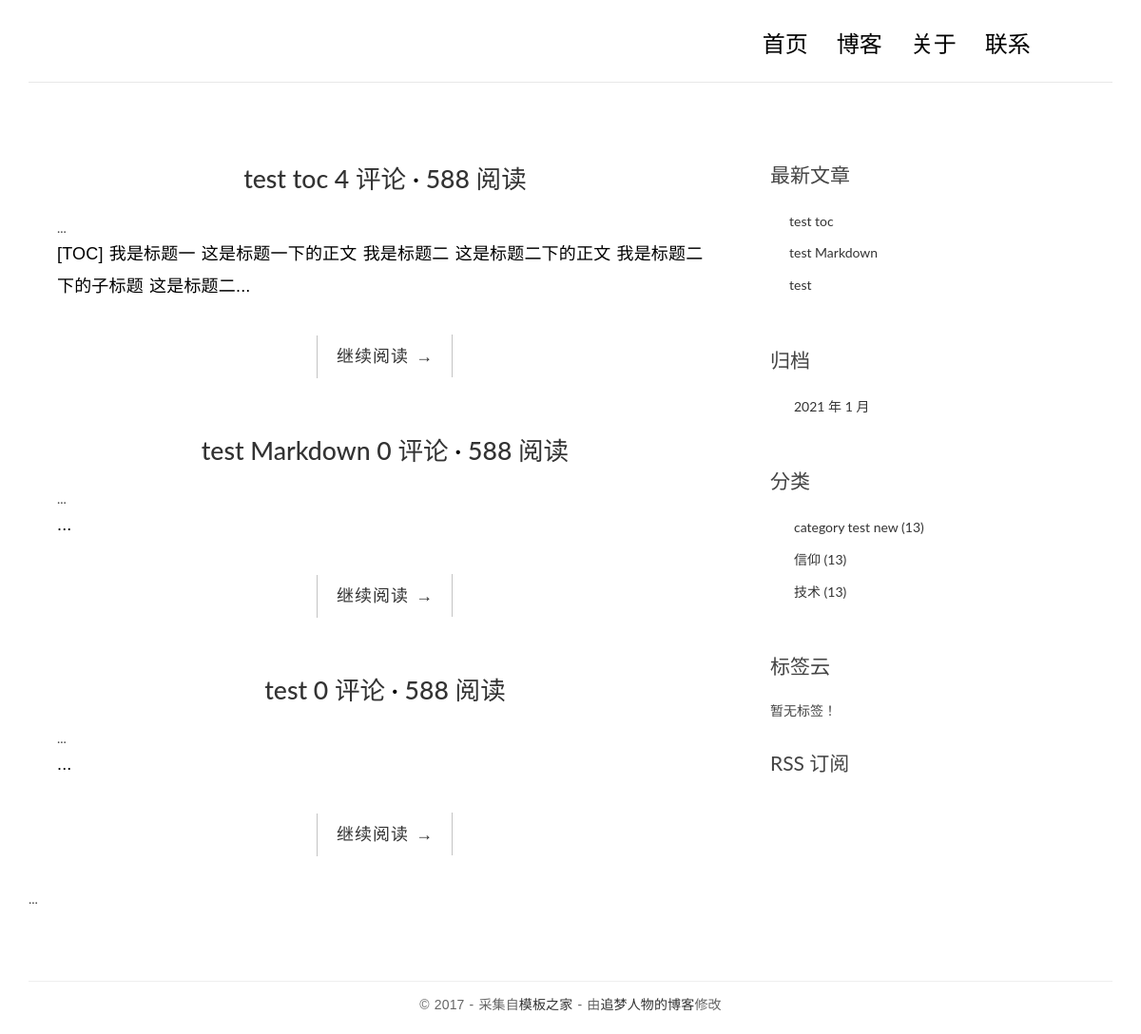
The page /categories/1/ on the database its author committed.
### blog/models.py (models this page shows, shortened)
class Post(models.Model):
    title = models.CharField('标题', max_length=70)
    body = models.TextField('正文')
    created_time = models.DateTimeField('创建时间', default=timezone.now)
    modified_time = models.DateTimeField('修改时间')
    excerpt = models.CharField('摘要', max_length=200, blank=True)
    category = models.ForeignKey(Category, verbose_name='分类', on_delete=models.CASCADE)
    tags = models.ManyToManyField(Tag, verbose_name='标签', blank=True)
    author = models.ForeignKey(User, verbose_name='作者', on_delete=models.CASCADE)
    class Meta:
        verbose_name = '文章'
        verbose_name_plural = verbose_name
        ordering = ['-created_time']
    def get_absolute_url(self):
        return reverse('blog:detail', kwargs={'pk': self.pk})

class Category(models.Model):
    name = models.CharField(max_length=100)
    class Meta:
        verbose_name = '分类'
        verbose_name_plural = verbose_name

### blog/views.py (the view)
# urls.py: path('categories/<int:pk>/', views.category, name='category'),
def category(request, pk):
    cate = get_object_or_404(Category, pk=pk)
    post_list = Post.objects.filter(category=cate).order_by('-created_time')
    return render(request, 'blog/index.html', context={'post_list': post_list})

### blog/templatetags/blog_extras.py (called while the page is built)
@register.inclusion_tag('blog/inclusions/_recent_posts.html', takes_context=True)
def show_recent_posts(context, num=5):
    return {
        'recent_post_list': Post.objects.all().order_by('-created_time')
    }

@register.inclusion_tag('blog/inclusions/_archives.html', takes_context=True)
def show_archives(context):
    return {
        'date_list': Post.objects.dates('created_time', 'month', order='DESC'),
    }

@register.inclusion_tag('blog/inclusions/_categories.html', takes_context=True)
def show_categories(context):
    return {
        'category_list': Category.objects.all(),
    }

@register.inclusion_tag('blog/inclusions/_tags.html', takes_context=True)
def show_tags(context):
    return {
        'tag_list': Tag.objects.all(),
    }

### templates/blog/index.html
{% extends 'base.html' %}
{% block main %}
    {% for post in post_list %}
        <article class="post post-{{ post.pk }}">
            <header class="entry-header">
                <h1 class="entry-title">
                    <a href="{{ post.get_absolute_url }}">{{ post.title }}</a>
                    <span class="comments-link"><a href="#comment-area">{{ post.comment_set.count }} 评论</a></span>
                    <span class="views-count"><a href="#">588 阅读</a></span>
                </h1>
                ...
            </header>
            <div class="entry-content clearfix">
                <p>{{ post.excerpt }}...</p>
                <div class="read-more cl-effect-14">
                    <a href="{{ post.get_absolute_url }}" class="more-link">继续阅读 <span class="meta-nav">→</span></a>
                </div>
            </div>
        </article>
    {% empty %}
        <div class="no-post">暂时还没有发布的文章！</div>
    {% endfor %}
    <div class="pagination">
      ...
    </div>
{% endblock main %}

### templates/blog/inclusions/_recent_posts.html
<div class="widget widget-recent-posts">
    <h3 class="widget-title">最新文章</h3>
    <ul>
      {% for post in recent_post_list %}
        <li>
          <a href="{{ post.get_absolute_url }}">{{ post.title }}</a>
        </li>
      {% empty %}
        暂无文章！
      {% endfor %}
    </ul>
</div>

### templates/blog/inclusions/_categories.html
<div class="widget widget-category">
    <h3 class="widget-title">分类</h3>
    <ul>
      {% for category in category_list %}
        <li>
            <a href="{% url 'blog:category' category.pk %}">
                {{ category.name }} <span class="post-count">(13)</span>
            </a>
        </li>
      {% empty %}
        暂无分类！
      {% endfor %}
    </ul>
</div>

### blog/static/blog/css/custom.css (style rules this page uses)
* { outline: none; }
h1, h2, h3, h4, h5, h6 { margin-top: 0; }
a { color: #333; }
body { color: #444; font-family: 'Lato', sans-serif; }
p { font-family: 'Ubuntu', sans-serif; font-weight: 400; word-spacing: 1px; letter-spacing: 0.01em; }
.post { background: #fff; padding: 30px 30px 0; }
.entry-title { text-align: center; font-size: 1.9em; margin-bottom: 20px; line-height: 1.6; padding: 10px 20px 0; }
.entry-content { font-size: 18px; line-height: 1.9; font-weight: 300; color: #000; }
.post-category::after, .post-date::after, .post-author::after, .comments-link::after { content: ' ·'; color: #000; }
.read-more { font-family: 'Ubuntu', sans-serif; font-weight: 400; word-spacing: 1px; letter-spacing: 0.01em; text-align: center; margin-top: 20px; }
.cl-effect-14 a { padding: 0 20px; height: 45px; line-height: 45px; position: relative; display: inline-block; margin: 15px 25px; letter-spacing: 1px; font-weight: 400; text-shadow: 0 0 1px rgba(255, 255, 255, 0.3); }
.cl-effect-14 a::before, .cl-effect-14 a::after { position: absolute; width: 45px; height: 1px; background: #C3C3C3; content: ''; -webkit-transition: all 0.3s; -moz-transition: all 0.3s; transition: all 0.3s; pointer-events: none; }
.cl-effect-14 a::before { top: 0; left: 0; -webkit-transform: rotate(90deg); -moz-transform: rotate(90deg); transform: rotate(90deg); -webkit-transform-origin: 0 0; -moz-transform-origin: 0 0; transform-origin: 0 0; }
.cl-effect-14 a::after { right: 0; bottom: 0; -webkit-transform: rotate(90deg); -moz-transform: rotate(90deg); transform: rotate(90deg); -webkit-transform-origin: 100% 0; -moz-transform-origin: 100% 0; transform-origin: 100% 0; }
.widget { background: #fff; padding: 30px 0 0; }
.widget-title { font-size: 1.5em; margin-bottom: 20px; line-height: 1.6; padding: 10px 0 0; font-weight: 400; }
.widget-recent-posts ul { padding: 0; margin: 0; padding-left: 20px; }
.widget-recent-posts ul li { list-style-type: none; position: relative; line-height: 170%; margin-bottom: 10px; }
.widget-recent-posts ul li::before { content: '\f3d3'; font-family: "Ionicons"; position: absolute; left: -17px; top: 3px; font-size: 16px; color: #000; }
.widget-category ul { padding: 0; margin: 0; padding-left: 25px; }
.widget-category ul li { list-style-type: none; position: relative; line-height: 170%; margin-bottom: 10px; }
.widget-category ul li::before { content: '\f3fe'; font-family: "Ionicons"; position: absolute; left: -25px; top: 1px; font-size: 18px; color: #000; }

### rows shown on the page
Post: title "test toc", comment_set.count "4", excerpt "[TOC] 我是标题一 这是标题一下的正文 我是标题二 这是标题二下的正文 我是标题二下的子标题 这是标题二"
Post: title "test Markdown", comment_set.count "0"
Post: title "test", comment_set.count "0"
Category: name "category test new"
Category: name "信仰"
Category: name "技术"

### other values the page prints
{{ date.year }} "2021"
{{ date.month }} "1"
